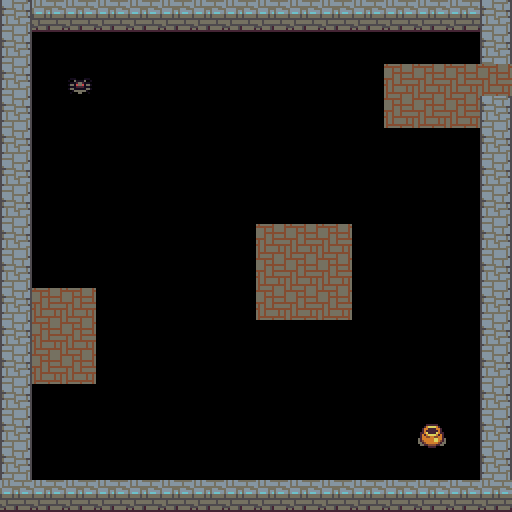

Tiled map render using the project's own tile images. Description and the map definition, with tile-layer contents summarised, below:
An orthogonal 16x16 tile map with 32x32 px tiles, 3 tile layers (bg2, obstacles, joueur), 1 hidden layer not drawn.

<map version="1.0" orientation="orthogonal" renderorder="right-down" width="16" height="16" tilewidth="32" tileheight="32" nextobjectid="1">
 <tileset firstgid="1" name="tiny-Complete-Spritesheet-32x32-fruits" tilewidth="32" tileheight="32">
  <image source="../SpriteSheet-32x32/tiny-Complete-Spritesheet-32x32-fruits.bmp" width="512" height="512" />
 </tileset>
 <layer name="bg1" width="16" height="16" visible="0">
  <data>[256 cells, 256 non-empty, 1 distinct tile ids]</data>
 </layer>
 <layer name="bg2" width="16" height="16">
  <data>[256 cells, 1 non-empty, 1 distinct tile ids]</data>
 </layer>
 <layer name="obstacles" width="16" height="16">
  <data>[256 cells, 60 non-empty, 2 distinct tile ids]</data>
 </layer>
 <layer name="joueur" width="16" height="16">
  <data>[256 cells, 23 non-empty, 2 distinct tile ids]</data>
 </layer>
</map>
